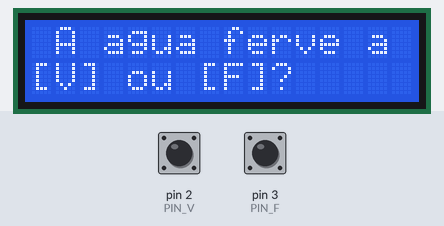
Bench run of a sketch on a simulated Arduino Uno, built with avr-gcc and run on an emulated ATmega328P. Shown: 16×2 character LCD. The test bench sets the inputs (shaded band); at power-on: pin 2 (PIN_V) HIGH, pin 3 (PIN_F) HIGH. What the sketch prints to the serial monitor is not drawn.

Above: at 2.1 s.
2.2 s: pin 2 (PIN_V) pulled LOW for 3.2 s
At 4.3 s:
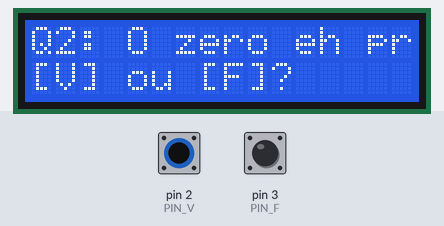
6.0 s: pin 3 (PIN_F) pulled LOW for 0.15 s
At 7.4 s:
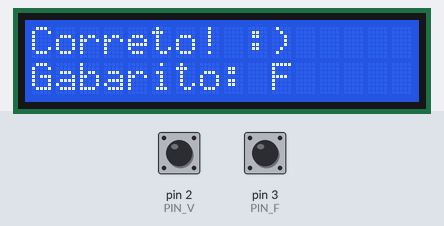
9.1 s: pin 2 (PIN_V) pulled LOW for 0.15 s
At 11.9 s:
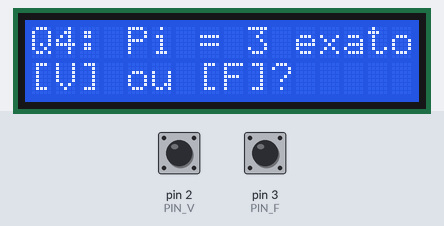
12.2 s: pin 3 (PIN_F) pulled LOW for 1 s
At 12.8 s:
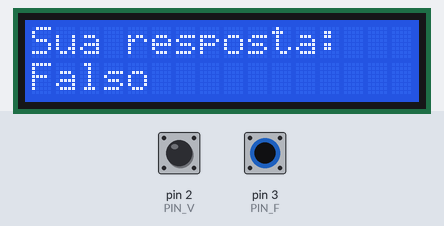
16.2 s: pin 2 (PIN_V) pulled LOW for 1 s
At 17.7 s:
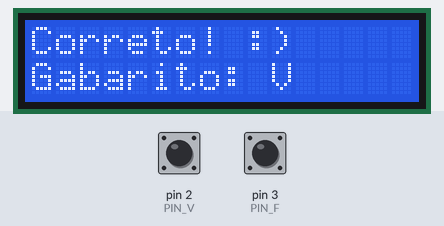
20.2 s: pin 3 (PIN_F) pulled LOW for 0.15 s
At 21.7 s:
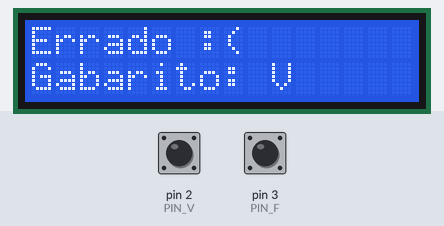
Timing chart, 0 to 23.2 s (numbered marks = the images above; inputs shaded):
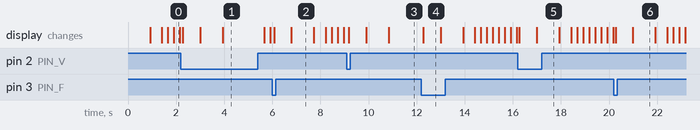

Measured:
- after the input at 2.2 s, the display: first changes after 0.08 s (image 1 shows a later state)
- after the input at 6.0 s, the display: first changes after 0.07 s (image 2 shows a later state)
- after the input at 9.1 s, the display: first changes after 0.08 s (image 3 shows a later state)
- after the input at 12.2 s, the display: changes after 0.07 s (image 4)
- after the input at 16.2 s, the display: first changes after 0.08 s (image 5 shows a later state)
- after the input at 20.2 s, the display: first changes after 0.07 s (image 6 shows a later state)
- what the display in image 2 shows lasts 0.9 s, from 6.8 s to 7.7 s

The sketch:

Script.ino
```cpp
#include <Wire.h>
#include <LiquidCrystal_I2C.h>

// ====== AJUSTE AQUI O ENDEREÇO ACHADO NO SCANNER ======
#define LCD_ADDR 0x27  // ex.: 0x27 ou 0x3F
// ======================================================

LiquidCrystal_I2C lcd(LCD_ADDR, 16, 2);

// Pinos dos botões (usarão INPUT_PULLUP)
const int PIN_V = 2;  // Verdadeiro
const int PIN_F = 3;  // Falso

// Debounce
const unsigned long DEBOUNCE_MS = 50;
unsigned long lastChangeV = 0, lastChangeF = 0;
bool lastStateV = HIGH, lastStateF = HIGH; // INPUT_PULLUP -> repouso = HIGH

// Reinício (segurando os dois botões)
const unsigned long RESET_HOLD_MS = 2000;

// Banco de perguntas
struct Questao {
  const char* texto;
  bool resposta; // true=Verdadeiro, false=Falso
};

Questao quiz[] = {
  {"A agua ferve a 100C", true},
  {"O zero eh primo", false},
  {"A Terra orbita o Sol", true},
  {"Pi = 3 exato", false},
  {"Brasil fica na America do Sul", true},
  {"LED precisa de resistor", true},
  {"DHT11 mede pressao", false},
  {"UNO usa ATmega328P", true}
};
const int TOTAL = sizeof(quiz) / sizeof(quiz[0]);

int idx = 0;         // índice da questão atual
int acertos = 0;     // placar

// ======= CONTROLE DE ROLAGEM =======
String textoPergunta = "";   // "Qx: <texto>"
String scrollBuffer = "";    // textoPergunta + 16 espaços (para linha em branco)
int scrollPos = 0;
unsigned long lastScroll = 0;
const unsigned long SCROLL_INTERVAL = 250; // velocidade da rolagem (ms)

void mostrarPergunta();
void processarResposta(bool respAluno);
void reiniciarQuiz();
void aguardarSoltar(int pin);
void atualizarRolagem();

void setup() {
  Wire.begin();                 // <<< importante para I2C no UNO
  Serial.begin(9600);
  Serial.println("Iniciando Quiz V/F...");

  pinMode(PIN_V, INPUT_PULLUP);
  pinMode(PIN_F, INPUT_PULLUP);

  // Inicialização do LCD (tente init(); se sua lib exigir begin(), troque)
  lcd.init();
  // lcd.begin(16, 2);
  lcd.backlight();

  lcd.clear();
  lcd.setCursor(0,0); lcd.print("Quiz V / F");
  lcd.setCursor(0,1); lcd.print("Iniciando...");
  delay(800);

  Serial.println("LCD inicializado. Mostrando primeira pergunta.");
  mostrarPergunta();
}

void loop() {
  // Atualiza rolagem não-bloqueante
  atualizarRolagem();

  // Leitura com debounce (V)
  bool readingV = digitalRead(PIN_V);
  if (readingV != lastStateV) {
    lastChangeV = millis();
    lastStateV = readingV;
  } else {
    if (readingV == LOW && (millis() - lastChangeV) > DEBOUNCE_MS) {
      Serial.println("Botao V pressionado");
      processarResposta(true);
      aguardarSoltar(PIN_V);
    }
  }

  // Leitura com debounce (F)
  bool readingF = digitalRead(PIN_F);
  if (readingF != lastStateF) {
    lastChangeF = millis();
    lastStateF = readingF;
  } else {
    if (readingF == LOW && (millis() - lastChangeF) > DEBOUNCE_MS) {
      Serial.println("Botao F pressionado");
      processarResposta(false);
      aguardarSoltar(PIN_F);
    }
  }

  // Verifica reset segurando os dois botões
  if (digitalRead(PIN_V) == LOW && digitalRead(PIN_F) == LOW) {
    unsigned long t0 = millis();
    while (digitalRead(PIN_V) == LOW && digitalRead(PIN_F) == LOW) {
      if (millis() - t0 >= RESET_HOLD_MS) {
        Serial.println("Reset por ambos os botoes");
        reiniciarQuiz();
        break;
      }
      delay(10);
    }
  }
}

void mostrarPergunta() {
  lcd.clear();
  if (idx >= TOTAL) {
    lcd.setCursor(0,0); lcd.print("Fim! Acertos:");
    lcd.setCursor(0,1); lcd.print(acertos); lcd.print("/"); lcd.print(TOTAL);
    Serial.print("Fim do quiz. Acertos: ");
    Serial.print(acertos); Serial.print("/"); Serial.println(TOTAL);
    return;
  }

  String linha1 = "Q"; linha1 += (idx + 1); linha1 += ": ";
  String texto = String(quiz[idx].texto);
  textoPergunta = linha1 + texto;

  // Monta buffer com 16 espaços ao final para "varrer" e zerar a linha
  scrollBuffer = textoPergunta + "                "; // 16 espaços
  scrollPos = 0;
  lastScroll = millis();

  // Mostra primeiro frame
  lcd.setCursor(0,0);
  if (textoPergunta.length() <= 16) lcd.print(textoPergunta);
  else lcd.print(scrollBuffer.substring(0,16));

  lcd.setCursor(0,1);
  lcd.print("[V] ou [F]?   ");

  Serial.print("Pergunta "); Serial.print(idx+1); Serial.print(": ");
  Serial.println(texto);
}

void atualizarRolagem() {
  // Se couber na linha, não rola
  if (textoPergunta.length() <= 16) return;

  if (millis() - lastScroll >= SCROLL_INTERVAL) {
    lastScroll = millis();

    // janela de 16 chars dentro do buffer (texto + 16 espaços)
    int maxStart = scrollBuffer.length() - 16; // último início possível
    String janela = scrollBuffer.substring(scrollPos, scrollPos + 16);

    lcd.setCursor(0,0);
    lcd.print(janela);

    // avança; quando passar do último início, reinicia (linha ficará vazia antes)
    scrollPos++;
    if (scrollPos > maxStart) {
      scrollPos = 0;
    }
  }
}

void processarResposta(bool respAluno) {
  if (idx >= TOTAL) return;

  bool correta = (respAluno == quiz[idx].resposta);
  if (correta) acertos++;
  Serial.print("Resposta aluno: "); Serial.print(respAluno ? "V" : "F");
  Serial.print(" | Gabarito: "); Serial.print(quiz[idx].resposta ? "V" : "F");
  Serial.print(" | "); Serial.println(correta ? "CORRETO" : "ERRADO");

  lcd.clear();
  lcd.setCursor(0,0); lcd.print("Sua resposta:");
  lcd.setCursor(0,1); lcd.print(respAluno ? "Verdadeiro" : "Falso");
  delay(700);

  lcd.clear();
  lcd.setCursor(0,0); lcd.print(correta ? "Correto! :)" : "Errado :(");
  lcd.setCursor(0,1); lcd.print("Gabarito: ");
  lcd.print(quiz[idx].resposta ? "V" : "F");
  delay(900);

  idx++;
  mostrarPergunta();
}

void reiniciarQuiz() {
  idx = 0;
  acertos = 0;
  lcd.clear();
  lcd.setCursor(0,0); lcd.print("Reiniciando...");
  delay(500);
  mostrarPergunta();
}

void aguardarSoltar(int pin) {
  while (digitalRead(pin) == LOW) { delay(5); }
}
```
